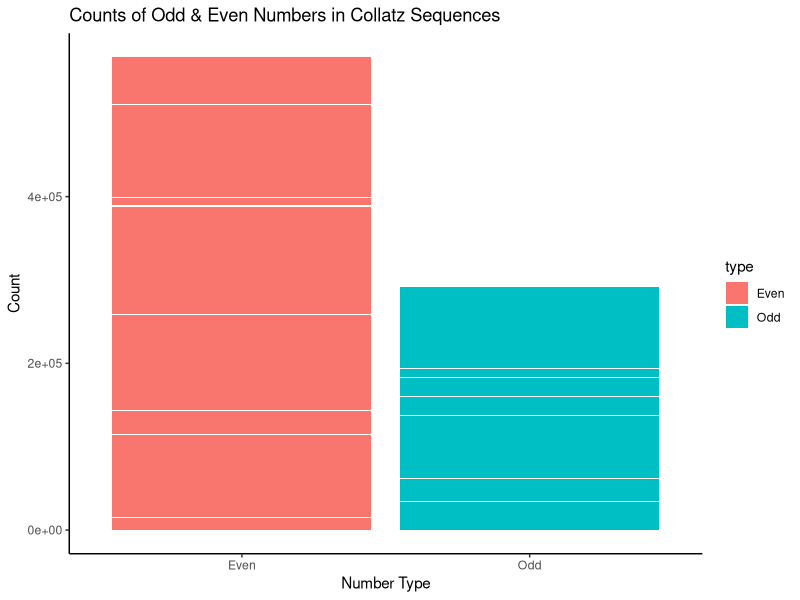
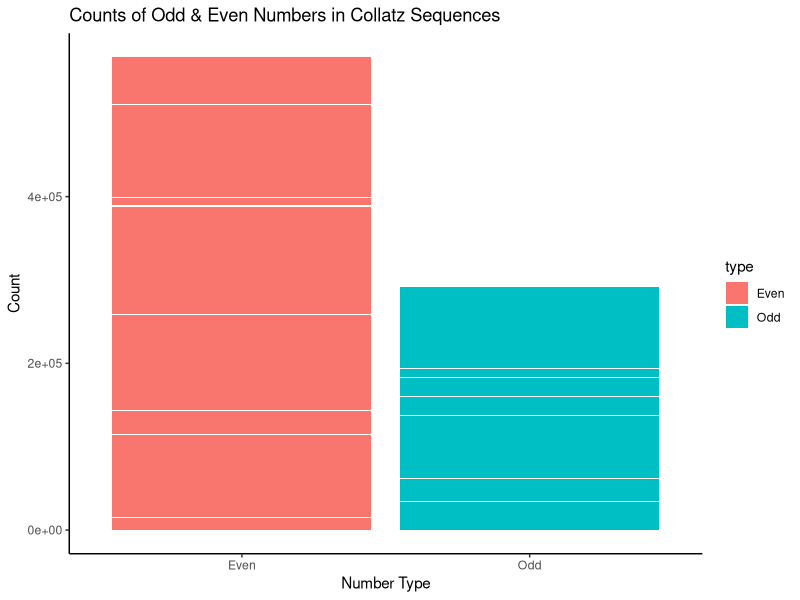

Source code (R) for these figures, in order:
## ---- chunk 1
knitr::opts_chunk$set(echo = TRUE)
## ---- chunk 2
library(tidyverse)
library(ggplot2)
library(ggrepel)
library(dplyr)
## ---- chunk 3
# accepts a single integer
gen_collatz <- function(n) {
  # Input should all be numerical
  if (is.numeric(n) == FALSE) {
    stop("Invalid input: Not a numerical value")
  }

  # Input should all be integers
  if ((n == as.integer(n)) == FALSE) {
    stop("Invalid input: Not an integer")
  }

  # Input should be 1 or more
  if (n < 1) {
    stop("Invalid input: Value is less than 1")
  }

  # Initialize values
  current <- n
  seq <- c(n)

  # The actual function
  while (current > 1) {
    # check if odd or even
    if (current %% 2 == 0) {
      current <- current / 2
    } else {
      current <- (current * 3) + 1
    }

    # save the new number into the sequence
    seq <- c(seq, current)
  }

  # return the sequence
  return(seq)
}
## ---- chunk 4
collatz_df <- tibble(
  "start" = 1,
  "seq" = list(gen_collatz(1)),
  "length" = length(unlist(seq)),
  "parity" = ifelse((start %% 2) == 0, "EVEN", "ODD"),
  "max_val" = max(unlist(seq))
)

n <- 2

while (n <= 10000) {
  collatz_df <-
    collatz_df %>%
    add_row(
      "start" = n,
      "seq" = list(gen_collatz(n)),
      "length" = length(unlist(seq)),
      "parity" = ifelse((start %% 2) == 0, "EVEN", "ODD"),
      "max_val" = max(unlist(seq))
    )

  n <- n + 1
}
## ---- chunk 5
print(collatz_df)
## ---- chunk 6
## function backtrack to check for backtracking
backtrack <- function(x) {
  # initialize
  initial <- x[1]
  current <- 2
  below_init <- FALSE
  above_init <- FALSE

  while (current <= length(x)) {
    # check for when current value is less than initial
    if (x[current] < initial) {
      below_init <- TRUE
    }

    # check for when current value is higher than initial
    # but only after below_init is TRUE
    if ((x[current] > initial) &&
      (below_init == TRUE)) {
      above_init <- TRUE
    }

    # increment current by 1
    current <- current + 1
  }

  # Both must be TRUE to be considered backtracking
  ifelse(below_init & above_init, TRUE, FALSE)
}
## ---- chunk 7
## doing the actual filtering with the function
backtracks_df <-
  collatz_df %>%
  filter(
    sapply(seq, backtrack)
  )
## ---- chunk 8
print(backtracks_df)
## ---- chunk 9
## backtrack count
backtrack_count <- function(x) {
  # initialize
  initial <- x[1]
  current <- 2
  below_init <- FALSE
  above_init <- FALSE
  counter <- 0

  while (current <= length(x)) {
    # check for when current value is less than initial
    if (x[current] < initial &&
      (below_init == FALSE)) {
      below_init <- TRUE
    }

    # check for when current value is higher than initial
    # but only after below_init is TRUE
    if ((x[current] > initial) &&
      (below_init == TRUE) &&
      (above_init == FALSE)) {
      above_init <- TRUE
    }

    # if below_init and above_init is true, add 1 to counter
    # immediately change back the variables to their FALSE state
    if (below_init && above_init) {
      counter <- counter + 1
      below_init <- FALSE
      above_init <- FALSE
    }

    # increment current by 1
    current <- current + 1
  }

  # returns the backtrack count for each sequences
  return(counter)
}
## ---- chunk 10
mode_calculator <- function(x) {
  # initialize
  unique_nums <- c()
  num_freq <- c()

  # tally the numbers in the freq table
  for (i in x) {
    # If the number in freq is not in unique_nums yet, add to unique_nums
    # also add one to num_freq index that represents the new number (last ind)
    # else, look for index where the number appears on unique_nums
    # and then add 1 to the same index in num_freq
    if ((i %in% unique_nums) == FALSE) {
      unique_nums <- c(unique_nums, i)
      num_freq <- c(num_freq, 1)
    } else {
      index <- which(unique_nums == i)
      num_freq[index] <- num_freq[index] + 1
    }
  }

  # Find the index of the highest frequency
  # then find the number represented by that frequency
  index <- which(num_freq == max(num_freq))
  mode_freq <- unique_nums[index]


  # return the mode
  return(mode_freq)
}
## ---- chunk 11
## doing the actual filtering with backtrack_count
mode_backtrack <-
  backtracks_df %>%
  mutate(
    "freq" = sapply(seq, backtrack_count)
  ) %>%
  summarize(
    "mode" = mode_calculator(freq)
  ) %>%
  pull(1)
## ---- chunk 12
print(mode_backtrack)
## ---- chunk 13
## function to find the max after first backtrack
max_backtrack <- function(x) {
  # initialize
  initial <- x[1]
  current <- 2
  below_init <- FALSE
  above_init <- FALSE
  max_val <- 0

  while (current <= length(x)) {
    # check for when current value is less than initial
    if (x[current] < initial) {
      below_init <- TRUE
    }

    # check for when current value is higher than initial
    # but only after below_init is TRUE
    if ((x[current] > initial) &&
      (below_init == TRUE)) {
      above_init <- TRUE
    }

    # if below_init and above_init is true, start checking for max_val
    if (below_init && above_init) {
      if (x[current] > max_val) {
        max_val <- x[current]
      }
    }

    # increment current by 1
    current <- current + 1
  }

  # return the max_val
  return(max_val)
}
## ---- chunk 14
## doing the actual filtering with max_after_backtrack
max_after_backtrack <-
  backtracks_df %>%
  mutate(
    "max_backtrack" = sapply(seq, max_backtrack)
  ) %>%
  pull(max_backtrack)
## ---- chunk 15
print(max_after_backtrack)
## ---- chunk 16
## only need to filter by parity
even_odd_backtrack <-
  backtracks_df %>%
  count(parity) %>%
  pull(n)
## ---- chunk 17
print(even_odd_backtrack)
## ---- chunk 18

# Initialize
collatz_sequence <- collatz_df

# Wrangle the data to identify odd and even numbers in each sequence and Calculate the ratio
collatz_sequence <- collatz_sequence %>%
  mutate(Even = sapply(seq, function(x) {sum(x %% 2 == 0)}),
         Odd = sapply(seq, function(x) {sum(x %% 2 == 1 )}),
         Even_Odd_Ratio = Even / Odd)

# Summarize statistics for Even, Odd and Even_Odd_Ratio
EvenOdd_Avg_Max <- collatz_sequence %>%
  gather(key = "type", value = "value", Even, Odd) %>%
  group_by(type) %>%
  summarize(
    Average = mean(value),
    Maximum = max(value)
  )

Ratio_Avg_Max <- collatz_sequence %>%
  gather(key = "type", value = "value", Even_Odd_Ratio) %>%
  group_by(type) %>%
  summarize(
    Average = mean(value),
    Maximum = max(value)
  )
## ---- chunk 19
print(collatz_sequence)
## ---- chunk 20
print(EvenOdd_Avg_Max)
## ---- chunk 21
print(Ratio_Avg_Max)
## ---- chunk 22
## Explore and visualize the distribution of even and odd numbers
## For example, create a bar chart:
collatz_sequence %>%
  gather(key = "type", value = "count", Odd, Even) %>%
  ggplot(aes(x = type, y = count, fill = type)) +
  geom_bar(stat = "identity") +
  labs(title = "Counts of Odd & Even Numbers in Collatz Sequences",
       x = "Number Type",
       y = "Count") +
  theme_classic()
## ---- chunk 23
collatz_sequence %>%
  gather(key = "type", value = "count", Odd, Even) %>%
  ggplot(aes(x = type, y = count, fill = type)) +
  geom_bar(stat = "identity") +
  labs(
    title = "Counts of Odd & Even Numbers in Collatz Sequences",
    x = "Number Type",
    y = "Count"
  ) +
  theme_classic()
